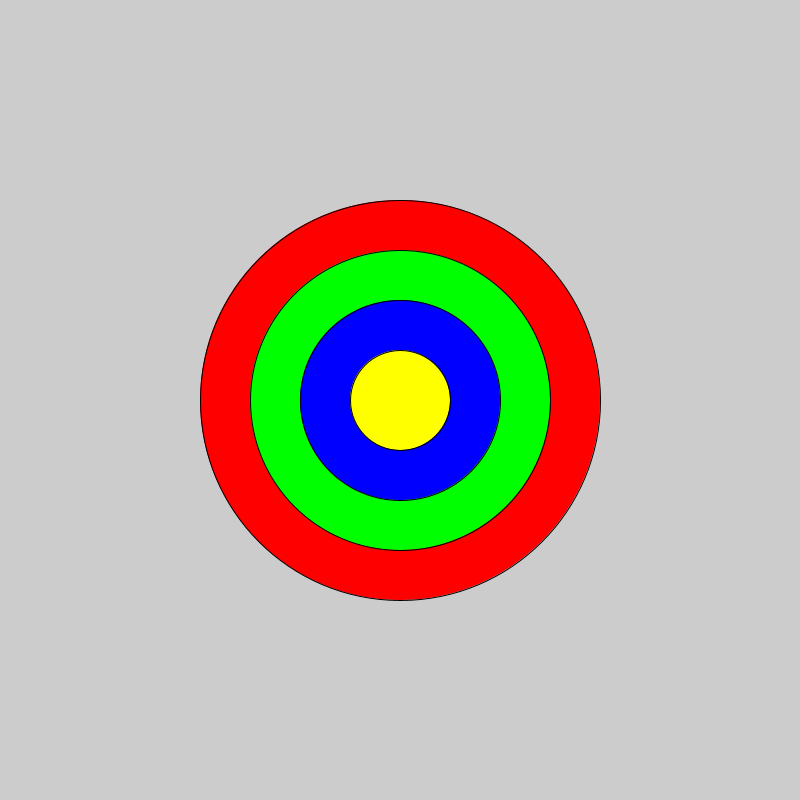
Frame 1 (no input)
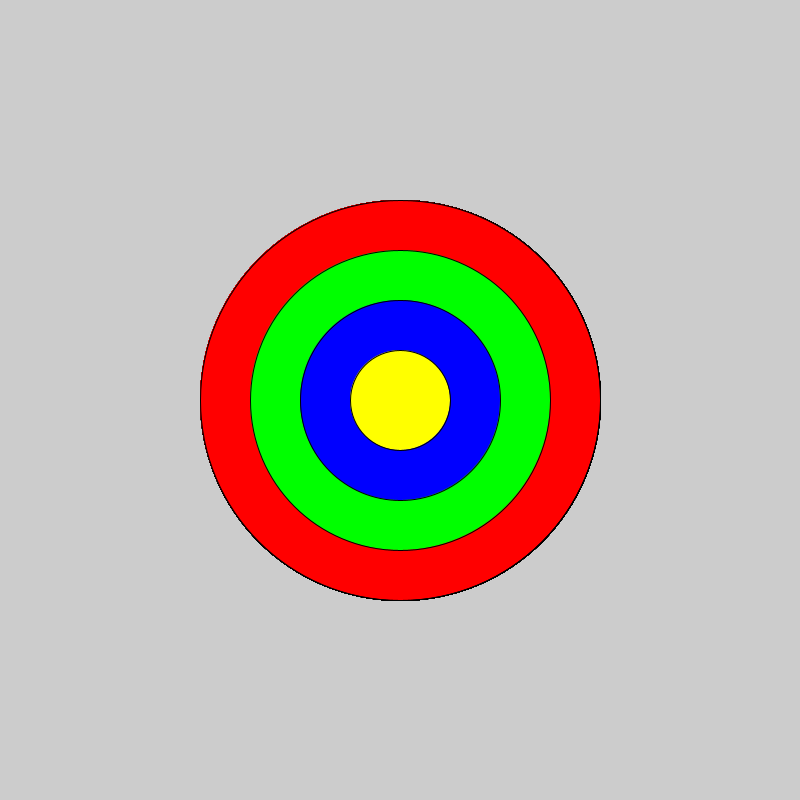
Frame 60 (the mouse pressed at the canvas centre just before this capture)
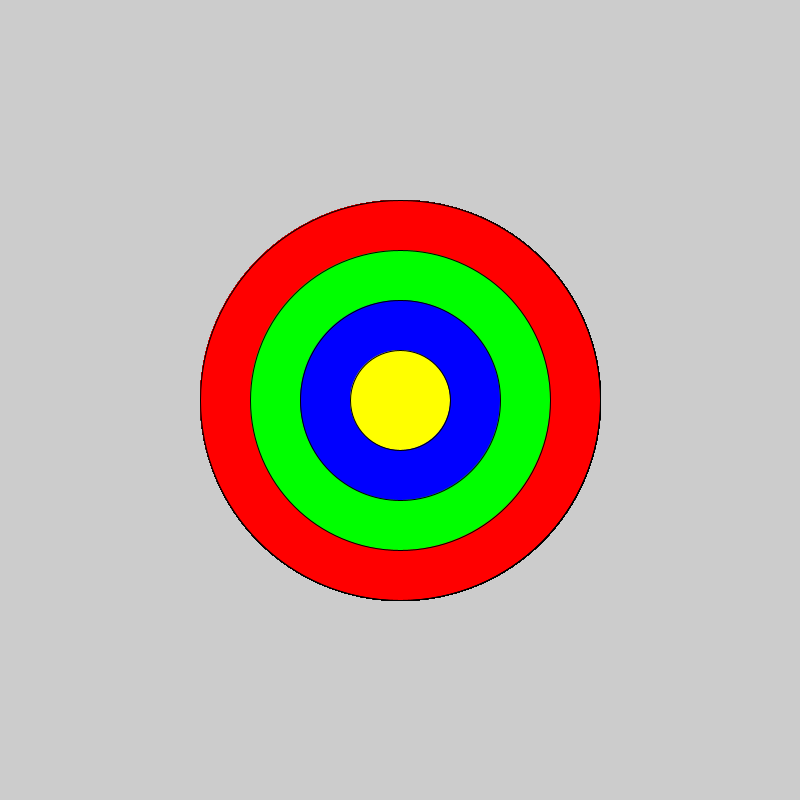
Frame 120 (the mouse held since frame 60 and released just before this capture)

The Processing sketch that drew these frames (run headless with seeded random() and noise(); from frame 60 on, the mouse is pressed at the canvas centre):

// Processing sketch: customFunction
// ── customFunction.pde
// 컬러와 사이즈만 지정해서 원을 그려주는 함수를 만들어 사용하자.
void easyEllipse(color c, float size) {
    fill(c);
    ellipse(width/2, height/2, size, size);
}

void setup() {
    size(800, 800);
}

void draw() {
    //ellipse(width/2, height/2, 400, 400);
    //ellipse(width/2, height/2, 300, 300);
    //ellipse(width/2, height/2, 200, 200);
    //ellipse(width/2, height/2, 100, 100);
    easyEllipse(color(255, 0, 0), 400);
    easyEllipse(color(0, 255, 0), 300);
    easyEllipse(color(0, 0, 255), 200);
    easyEllipse(color(#FFFF00), 100);
}
